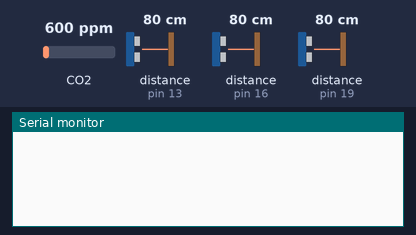
Recording of a sketch running on a simulated Arduino Mega 2560, built with avr-gcc and run on an emulated ATmega2560. On the bench: the last lines printed to the serial monitor. The test bench sets the inputs (shaded band); at power-on: distance to the obstacle (sensors on pin 13, pin 16, pin 19) 80 cm, CO2 600 ppm. The echo pulse lasts 58.3 µs per cm.

Above: at 1.8 s.
1.9 s: distance to the obstacle (sensor on pin 13) set to 2 cm
At 3.6 s:
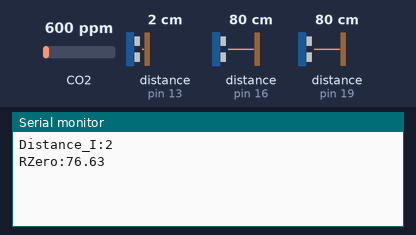
4.5 s: distance to the obstacle (sensor on pin 16) set to 2 cm
At 5.4 s:
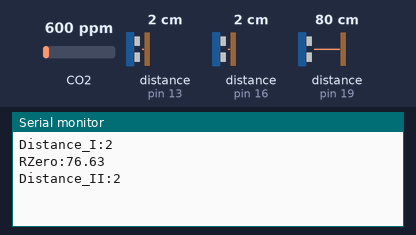
6.5 s: distance to the obstacle (sensor on pin 19) set to 2 cm
At 8.1 s:
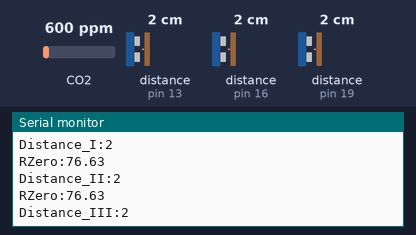
8.5 s: distance to the obstacle (sensor on pin 13) set to 18 cm
At 9.8 s:
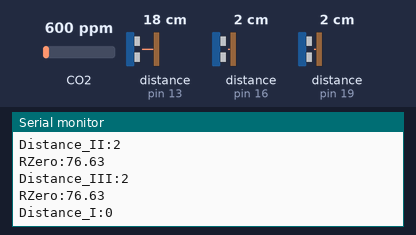
10.0 s: distance to the obstacle (sensor on pin 16) set to 18 cm
At 10.6 s:
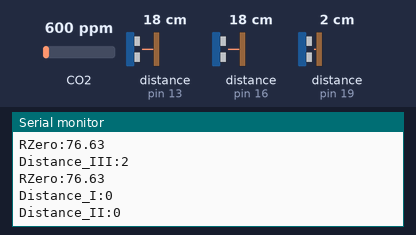
11.5 s: distance to the obstacle (sensor on pin 19) set to 18 cm
At 13.5 s:
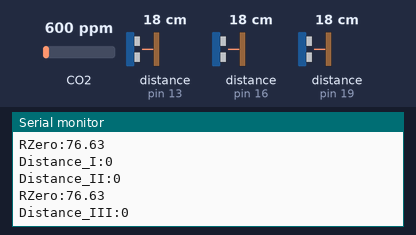

The sketch:

upstream_v2.ino
```cpp
#include <NewPing.h>
#include <MQ135.h>

#define TRIGGER_I 14
#define ECHO_I 13
#define TRIGGER_II 17
#define ECHO_II 16
#define TRIGGER_III 20
#define ECHO_III 19
#define MAX_DISTANCE 10
#define MQ135_AO_PIN 12

float MQ135_AOvalue;
unsigned int Distance_I;
unsigned int Distance_II;
unsigned int Distance_III;

bool isEmpty_I=true;
bool isEmpty_II=true;
bool isEmpty_III=true;

//set diff intervals for reading sensors
long previousMill_MQ135 = 0;
long previousMill_Distance = 0;

long MQ135_Interval = 3000;
long Distance_Interval = 1000;
unsigned long currentMillis = 0;

// NewPing setup of pins and maximum distance
NewPing sonar_I(TRIGGER_I, ECHO_I, MAX_DISTANCE);
NewPing sonar_II(TRIGGER_II, ECHO_II, MAX_DISTANCE);
NewPing sonar_III(TRIGGER_III, ECHO_III, MAX_DISTANCE);

MQ135 mq135_sensor(MQ135_AO_PIN);

void setup() {
   Serial.begin(9600);
   Serial1.begin(9600);
   currentMillis = millis();
}

void loop() {
 // capture the current time
  currentMillis = millis();
  readSonar();
  readMQ135();
}

void readMQ135(){
  if(currentMillis - previousMill_MQ135 > MQ135_Interval) {
    //store the time of this change
    previousMill_MQ135 = currentMillis;
    float rzero = mq135_sensor.getRZero();
    float ppm = mq135_sensor.getPPM();
   Serial.print("RZero:");
   Serial.println(rzero);
   Serial1.print("Air Quality:");
   Serial1.println(ppm);
  }
}

void readSonar(){
  if(currentMillis - previousMill_Distance > Distance_Interval) {
    //store the time of this change
    bool temp_I;
    bool temp_II;
    bool temp_III;
    previousMill_Distance = currentMillis;
    Distance_I = sonar_I.ping_cm();
    if(Distance_I>0){
      temp_I=false;
    }
    else{
      temp_I=true;
    }
    if(temp_I!=isEmpty_I){
      isEmpty_I=temp_I;
      Serial.print("Distance_I:");
      Serial.println(Distance_I);
      Serial1.print("slot1:");
      Serial1.println(isEmpty_I);
    }
    Distance_II = sonar_II.ping_cm();
    if(Distance_II>0){
      temp_II=false;
    }
    else{
      temp_II=true;
    }
    if(temp_II!=isEmpty_II){
      isEmpty_II=temp_II;
      Serial.print("Distance_II:");
      Serial.println(Distance_II);
      Serial1.print("slot2:");
      Serial1.println(isEmpty_II);
    }
    Distance_III = sonar_III.ping_cm();
    if(Distance_III>0){
      temp_III=false;
    }
    else{
      temp_III=true;
    }
    if(temp_III!=isEmpty_III){
      isEmpty_III=temp_III;
      Serial.print("Distance_III:");
      Serial.println(Distance_III);
      Serial1.print("slot3:");
      Serial1.println(isEmpty_III);
    }
  }
}
```

Measured:
- after the input at 1.9 s, the serial monitor: prints a new line after 0.10 s (image 1)
- after the input at 4.5 s, the serial monitor: prints a new line after 0.51 s (image 2)
- after the input at 6.5 s, the serial monitor: prints a new line after 0.51 s (image 3)
- after the input at 8.5 s, the serial monitor: prints a new line after 0.52 s (image 4)
- after the input at 10.0 s, the serial monitor: prints a new line at once (image 5)
- after the input at 11.5 s, the serial monitor: prints a new line after 0.52 s (image 6)
